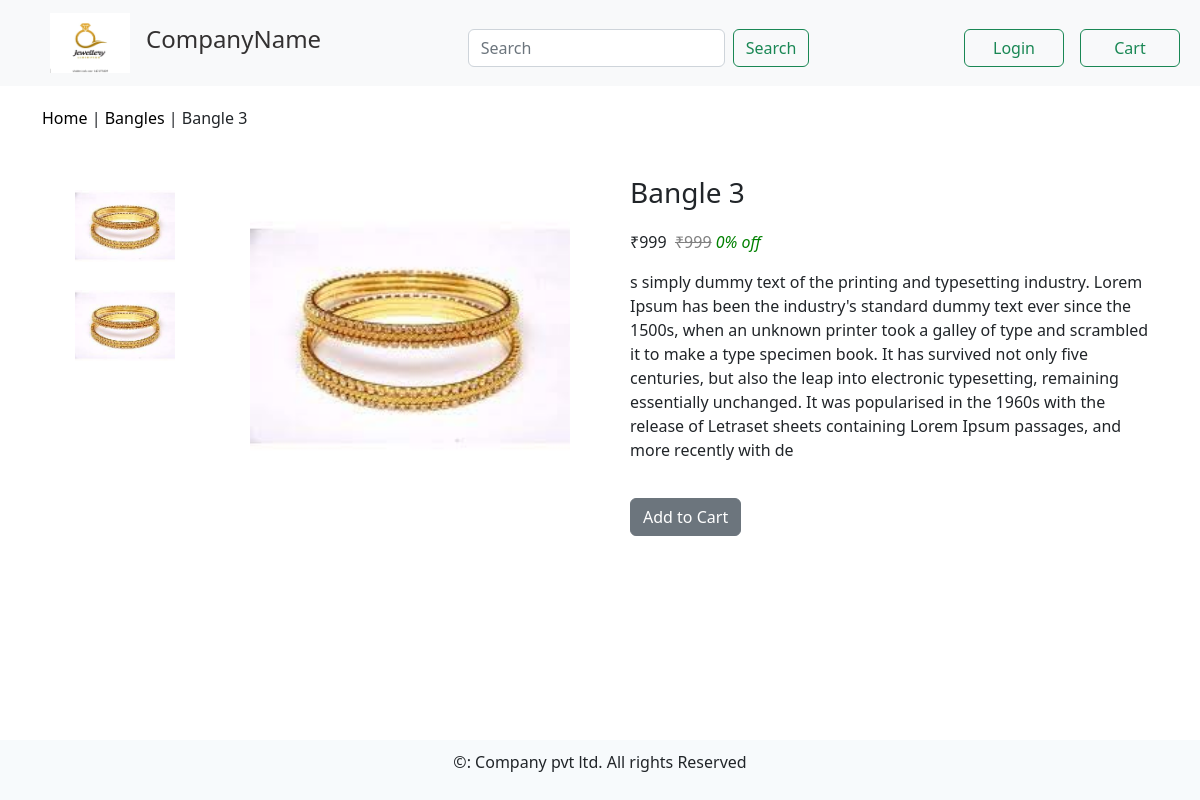
Page /products/detail/bangles/bangle-3/ on the committed database.
### products/models.py (models this page shows, shortened)
class Product(models.Model):
    product_name = models.CharField(max_length=250)
    product_description = models.TextField(null=True, blank=True)
    product_price = models.IntegerField()
    product_discount = models.IntegerField(null=True, blank=True, default=0)
    product_final_price = models.IntegerField()
    product_slug = models.SlugField(unique=True, max_length=250, null=True, blank=True)
    product_category = models.ForeignKey(Category,on_delete=models.SET_NULL, null=True, blank=True)
    product_img = models.ImageField(upload_to='ProductImages', null=True, blank=True)
    stock = models.IntegerField(default=10)
    created = models.DateTimeField(auto_now_add=True)
    updated = models.DateTimeField(auto_now=True)
    objects = ModelManage()

class Category(models.Model):
    category_name = models.CharField(max_length=250)
    category_slug = models.SlugField(unique=True, max_length=250, null=True, blank=True)
    category_image = models.ImageField(upload_to='CategoryImages/')
    def get_category_url(self):
        return reverse("products:home_view",kwargs={'category':self.category_slug})
    def __str__(self):
        return self.category_name

class ProductImages(models.Model):
    product = models.ForeignKey(Product, on_delete=models.CASCADE)
    product_image = models.ImageField(upload_to='ProductImages')

### products/views.py (the view)
# urls.py: path('detail/<slug:cat>/<slug:prd>/', views.product_detail_view, name='product_detail_view')
def product_detail_view(request, cat=None, prd=None):
    product_images = None
    product = None
    try:
        category = Category.objects.get(category_slug=cat)
        product = Product.objects.get(product_category=category, product_slug=prd)
        product_images = ProductImages.objects.all().filter(product=product)
    except:
        pass
    return render(request, 'products/detail.html', {'product':product, 'product_images':product_images})

### templates/products/detail.html
{% extends 'base.html' %}
{% block content %}
<div class="container">
    <div class="row product_path">
        <div>
            <p><a class="product_path_links" href="{% url 'products:home_view' %}">Home</a> | <a class="product_path_links" href="{{ product.product_category.get_category_url }}">{{ product.product_category }}</a> | {{ product.product_name }}</p>
        </div>
    </div>
    <div class="row">
            <div class="col-2 product-image-div">
                <a href=""><img class="product-image" src="{{ product.product_img.url }}" alt="" width="60%"></a>
                {% for prd in product_images%}
                    <a href=""><img src="{{ prd.product_image.url }}" alt="" width="60%"></a>
                {% endfor %}
            </div>
            <div class="col-10 col-md-4 product-image-div">
                <img class="product-image" src="{{ product.product_img.url }}" alt="" width="90%">
            </div>
        <div class="col-md-6 product-text-div">
            <h3>{{ product.product_name }}</h3>
            <p class="product-price">&#x20B9;{{ product.product_final_price }} &nbsp;<del style="color: gray;">&#x20B9;{{ product.product_price }}</del> <em style="color: green;">{{ product.product_discount }}% off</em></p>
            <p class="product-description">{{ product.product_description }}</p>
            <a class="btn btn-secondary add-to-cart-btn" href="{% url 'cart:add_cart' product.id  %}">Add to Cart</a>
        </div>
    </div>
</div>
{% endblock %}

### static/css/detail_style.css (style rules this page uses)
.product_path { padding-top: 20px; }
.product_path_links { text-decoration: none; color: black; }
.product-image-div { justify-content: center; text-align: center; margin-top: 30px; }
.product-text-div { margin-top: 30px; padding-left: 30px; }
.product-price { margin-top: 20px; }
.add-to-cart-btn { margin-top: 20px; }

### rows in the picture
Product: product_category "Bangles", product_name "Bangle 3", product_img (picture), product_final_price "999", product_price "999", product_discount "0", product_description "s simply dummy text of the printing and typesetting industry. Lorem Ipsum has been the industry's standard dummy text ever since the 1500s, when an unknown printer took a galley of type and scrambled it to make a type specimen book. It has survived not only five centuries, but also the leap into electronic typesetting, remaining essentially unchanged. It was popularised in the 1960s with the release of Letraset sheets containing Lorem Ipsum passages, and more recently with de"
ProductImages: product_image (picture)
